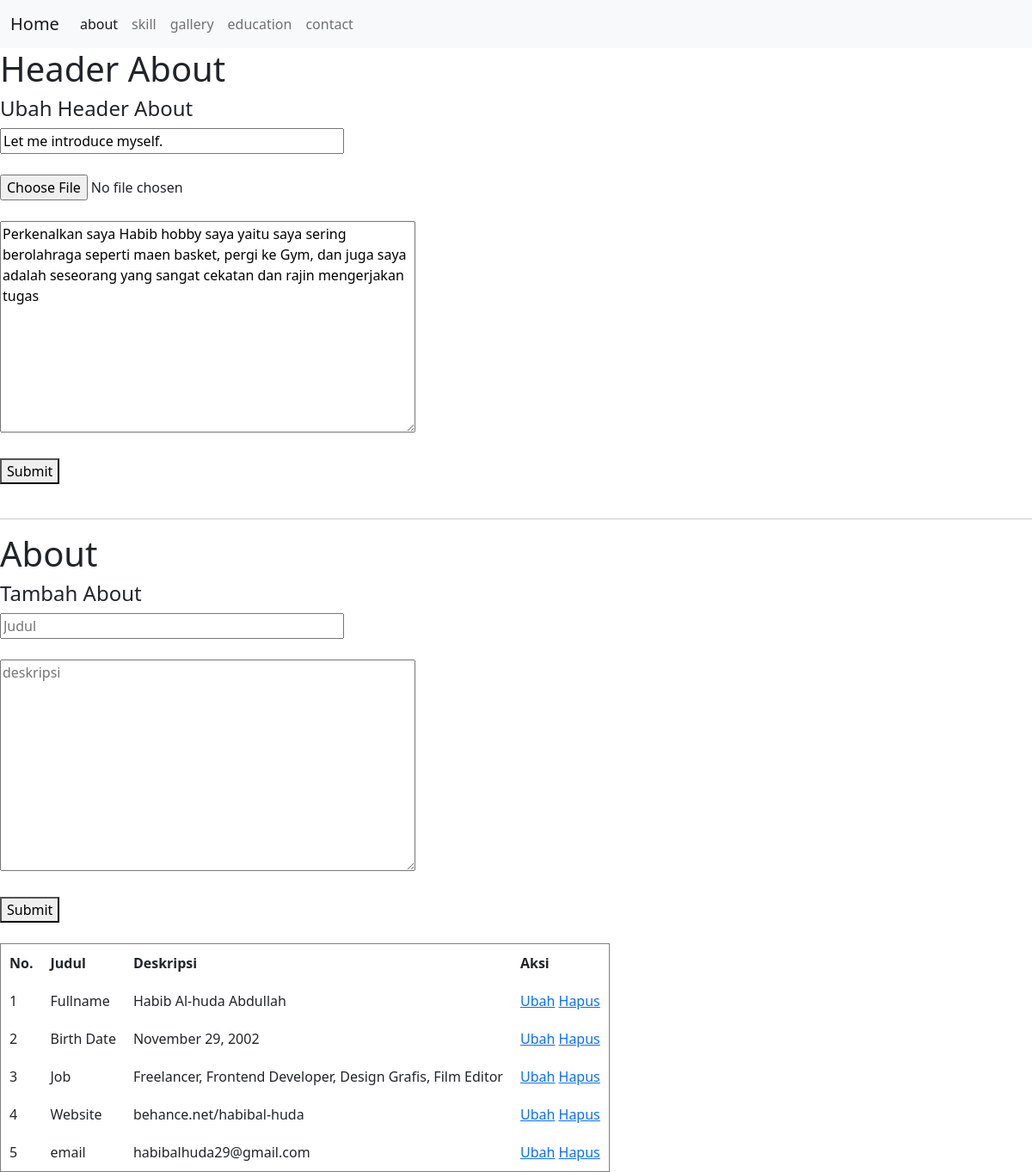
The app's page /admin_about.php with its own data.
### tables this page shows
CREATE TABLE `header_about` (
  `id_header_about` int(11) NOT NULL,
  `judul` varchar(50) NOT NULL,
  `deskripsi` varchar(200) NOT NULL,
  `image` text NOT NULL
);

CREATE TABLE `about` (
  `id_about` int(11) NOT NULL,
  `judul` varchar(100) NOT NULL,
  `deskripsi` varchar(300) NOT NULL
);

### admin_about.php (the view, shortened to what this page needs)
<?php
    require_once 'koneksi.php';
    $about = mysqli_query($koneksi, "SELECT * FROM about");
    $header_about = mysqli_query($koneksi, "SELECT * FROM header_about");
    $ha = mysqli_fetch_assoc($header_about);
?>
<!DOCTYPE html>
<html lang="en">
<head>
    <link href="https://cdn.jsdelivr.net/npm/bootstrap@5.0.2/dist/css/bootstrap.min.css" rel="stylesheet">
</head>
<body>
<nav class="navbar navbar-expand-lg navbar-light bg-light">
  <div class="container-fluid">
    <a class="navbar-brand" href="index.php">Home</a>
    <div class="collapse navbar-collapse" id="navbarNav">
      <ul class="navbar-nav">
        <li class="nav-item">
          <a class="nav-link active" aria-current="page" href="admin_about.php">about</a>
        </li>
        <li class="nav-item">
          <a class="nav-link" href="admin_skill.php">skill</a>
        </li>
        <li class="nav-item">
          <a class="nav-link" href="admin_gallery.php">gallery</a>
        </li>
        <li class="nav-item">
          <a class="nav-link" href="admin_education.php">education</a>
        </li>
        <li class="nav-item">
          <a class="nav-link" href="admin_contact.php">contact</a>
        </li>
      </ul>
    </div>
  </div>
</nav>
    <h1>Header About</h1>
    <h4>Ubah Header About</h4>
    <form method="post" enctype="multipart/form-data">
        <input style="width: 400px" name="judul" type="text" id="judul" placeholder="Judul" value="<?= $ha['judul']; ?>" required><br><br>
        <input name="image" type="file" id="image"><br><br>
        <textarea name="deskripsi" id="deskripsi" placeholder="deskripsi" rows="10" cols="50" required><?= $ha['deskripsi']; ?></textarea><br>
        <br><button type="submit" name="btnUbahHeaderAbout" class="submitform">Submit</button>
    </form>
    <br>
    <hr>
    <h1>About</h1>
    <h4>Tambah About</h4>
    <form method="post">
        <input style="width: 400px" name="judul" type="text" id="judul" placeholder="Judul" value="" required><br><br>
        <textarea name="deskripsi" id="deskripsi" placeholder="deskripsi" rows="10" cols="50" required=""></textarea><br>
        <br><button type="submit" name="btnTambahAbout" class="submitform">Submit</button>
    </form>
    <br>
    <table border="1" cellpadding="10" cellspacing="0">
        <thead>
            <tr>
                <th>No.</th>
                <th>Judul</th>
                <th>Deskripsi</th>
                <th>Aksi</th>
            </tr>
        </thead>
        <tbody>
            <?php $i = 1; ?>
            <?php foreach ($about as $ab): ?>
                <tr>
                    <td><?= $i++; ?></td>
                    <td><?= $ab['judul']; ?></td>
                    <td><?= $ab['deskripsi']; ?></td>
                    <td>
                        <a href="admin_about_ubah.php?id_about=<?= $ab['id_about']; ?>">Ubah</a>
                        <a href="admin_about_hapus.php?id_about=<?= $ab['id_about']; ?>">Hapus</a>
                    </td>
                </tr>
            <?php endforeach ?>
        </tbody>
    </table>
</body>
</html>

### records on screen
header_about: judul "Let me introduce myself.", deskripsi "Perkenalkan saya Habib hobby saya yaitu saya sering berolahraga seperti maen basket, pergi ke Gym, dan juga saya adalah seseorang yang sangat cekatan dan rajin mengerjakan tugas"
about: judul "Fullname", deskripsi "Habib Al-huda Abdullah"
about: judul "Birth Date", deskripsi "November 29, 2002"
about: judul "Job", deskripsi "Freelancer, Frontend Developer, Design Grafis, Film Editor"
about: judul "Website", deskripsi "behance.net/habibal-huda"
about: judul "email", deskripsi "habibalhuda29@gmail.com"
